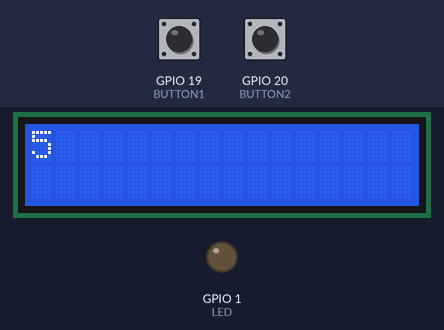
The sketch below on a simulated ESP32. Parts: 16×2 character LCD, output pins drawn as LEDs (lit = HIGH). The test bench sets the inputs (shaded band); at power-on: GPIO 19 (BUTTON1) HIGH, GPIO 20 (BUTTON2) HIGH. What the sketch prints to the serial monitor is not drawn.

Above: at 1.2 s.
1.3 s: GPIO 19 (BUTTON1) pulled LOW for 0.15 s
At 2.1 s:
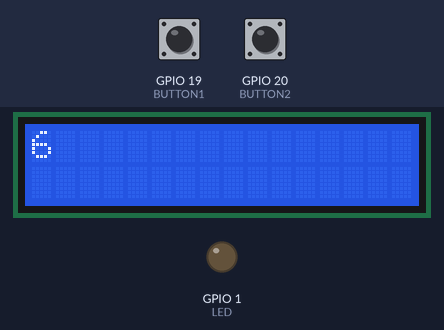
2.9 s: GPIO 19 (BUTTON1) pulled LOW for 1 s
At 3.3 s:
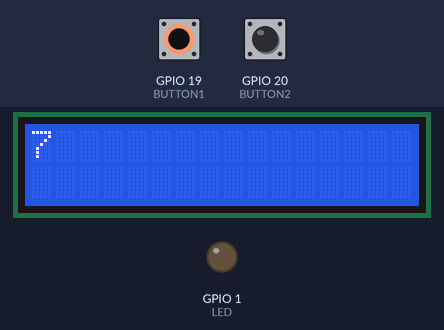
Timing chart, 0 to 5.9 s (numbered marks = the images above; inputs shaded):
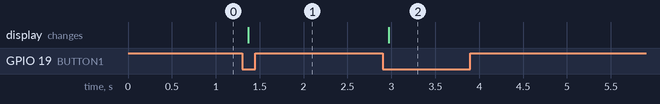

Measured:
- after the input at 1.3 s, the display: changes after 0.07 s (image 1)
- after the input at 2.9 s, the display: changes after 0.07 s (image 2)

The sketch:

ButtonsAndLCDtest.ino
```cpp
#include <Wire.h>                    //Included so we can properly route the SDA and SCL for I2C communication
#include <Adafruit_LiquidCrystal.h>
#define BUTTON1 19
#define BUTTON2 20
#define LED 1
#define SDA 4                        //Arbitrary pins I chose, you can change these at your convenience.
#define SCL 5
typedef unsigned int uint;            //I did this cause I hate writing out the whole data type
typedef unsigned long ulong;

Adafruit_LiquidCrystal lcd(0);
const ulong debounceDelay = 50;       //50ms to wait for button debounce
int count = 5;
char buffer[17];

void setup() {
  Serial.begin(115200);
  pinMode(BUTTON1, INPUT_PULLUP);     //Sets it as pullup, when unconnected and experinceing high impedance, pin reads HIGH, when connected to ground the pin read LOW
  pinMode(BUTTON2, INPUT_PULLUP);
  pinMode(LED, OUTPUT);
  setupLCD(SDA, SCL);
  lcd.print(count);
}

void loop() {
  if(isButton1Pressed()){
    count++;
    sprintf(buffer, "%d", count);  //Converts count to a char array and puts it in char buffer
    displayLCD(0, 0, buffer);
  }
  if(isButton2Pressed()){
    count--;
      sprintf(buffer, "%d", count);
    displayLCD(0, 0, buffer);
  }
}

//////////////////////FUNCTIONS FROM BUTTONS AND LCD FILES, COPIED AND PASTED INTO HERE
//BUTTONS BELOW
int isButton1Pressed(){
  static ulong hitTime = 0;           //Time when a transition HIGH to LOW occurs
  static ulong releaseTime = 0;       //Time when a transition LOW to HIGH occurs
  static int heldFlag = 0;            //Flag for knowing if button is being held down
  static int prevRead = HIGH;         //Reading of button from previous function call
  int Read = digitalRead(BUTTON1);    //Current reading of the button
  int result = 0;                     //Result to be returned at the end

  if (Read == LOW && prevRead == HIGH) {hitTime = millis();}        //Rising edge, button press logic goes HIGH to LOW
  if (Read == LOW && prevRead == LOW) {
    if ((millis() - hitTime > debounceDelay) && !heldFlag) {        //Debounce delay for button release
      heldFlag = 1;                                                 //Flag for indicating button is held
      result = 1;
    }
  }
  if (Read == HIGH && prevRead == LOW) {releaseTime = millis();}    //Falling edge, button release logic goes LOW to HIGH
  if (Read == HIGH && prevRead == HIGH){
      if(millis() - releaseTime > debounceDelay) {heldFlag = 0;}    //Debounce delay for button release
  }
  prevRead = Read;                                        //Set current read to prevRead for next function call
  return result;                                          //returns 1, button has been pressed; returns 0, button has not been pressed or is still being held
}

int isButton2Pressed(){
  static ulong hitTime = 0;           //Time when a transition HIGH to LOW occurs
  static ulong releaseTime = 0;       //Time when a transition LOW to HIGH occurs
  static int heldFlag = 0;            //Flag for knowing if button is being held down
  static int prevRead = HIGH;         //Reading of button from previous function call
  int Read = digitalRead(BUTTON2);    //Current reading of the button
  int result = 0;                     //Result to be returned at the end

  if (Read == LOW && prevRead == HIGH) {hitTime = millis();}        //Rising edge, button press logic goes HIGH to LOW
  if (Read == LOW && prevRead == LOW) {
    if ((millis() - hitTime > debounceDelay) && !heldFlag) {        //Debounce delay for button release
      heldFlag = 1;                                                 //Flag for indicating button is held
      result = 1;
    }
  }
  if (Read == HIGH && prevRead == LOW) {releaseTime = millis();}    //Falling edge, button release logic goes LOW to HIGH
  if (Read == HIGH && prevRead == HIGH){
      if(millis() - releaseTime > debounceDelay) {heldFlag = 0;}    //Debounce delay for button release
  }
  prevRead = Read;                                        //Set current read to prevRead for next function call
  return result;                                          //returns 1, button has been pressed; returns 0, button has not been pressed or is still being held
}

//LCD BELOW
void setupLCD(int sda, int scl){
  Wire.begin(sda, scl);                                           //Assigns which wires are SDA and SCL for I2C communicaiton
  if (!lcd.begin(16, 2)) {                                        //Begins the lcd and sets the cols and rows
    Serial.println("Could not init backpack. Check wiring.");
    while(1);
  }
  Serial.println("Backpack init'd.");

  lcd.setCursor(0, 0);          //lcd.setCursor(Col, Row) sets the position where text will be printed to display.
  lcd.setBacklight(HIGH);       //Sets backlight on so characters can be visible
  lcd.clear();                  //Clears screen of any previous text
};

int displayLCD(int col, int row, char string[]){          //0 for no error rasied, 1 for error rasied
  lcd.setCursor(0, row);
  char clearLine[17];                                     //Creates clearLine to clear a specific line at a time
  memset(clearLine, ' ', 16);
  clearLine[16] = '\0';
  lcd.print(clearLine);
  lcd.setCursor(col, row);
  lcd.print(string);
  if(sizeof(string) - col > 15){                          //Checks if string overflows the display, returns 1 if so, 0 if not
    Serial.println("String too big for screen");
    return 1;
  }
  return 0;
}
```
